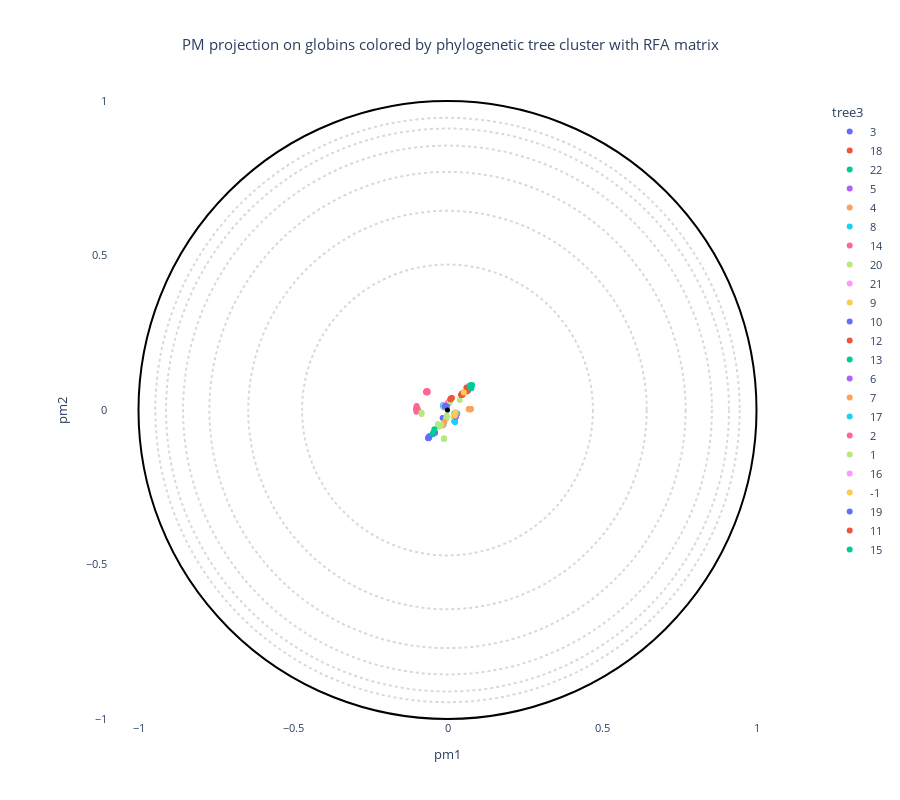

The notebook cell this image was saved under:
### Code cell
# OPTIONS =================================================
#Here you can set different parameters to color & annotate the resulting projection:
if data_type == "plm" :
    title = "PM projection on globins colored by phylogenetic tree cluster with embeddings" 
elif data_type == "plm_aae" :
    title = "PM projection on globins colored by phylogenetic tree cluster with embeddings auto encoder" 
elif data_type == "pssm" :
    title = "PM projection on globins colored by phylogenetic tree cluster without embeddings" 
else :
    title = "PM projection on globins colored by phylogenetic tree cluster with RFA matrix" 

#----------------------------------------------------------
# Select the coloring from annotation .csv file:
labels_name = "tree3"
# Select classes to label among the "labels_name" or "second_labels_name" column (comma separated list):
second_labels_name = ""
labels_text = []
show_text = False
#----------------------------------------------------------
# Use a custom color palette:
color_palette = None #Default: None
use_custom_palette = False
#==========================================================


#Check projection visualization parameters
#Labels name
if labels_name == "":
    labels_name = None
elif labels_name not in annotation_names:
    raise NameError(f"labels_name {labels_name} is not in the availables annotations.\nAvailables annotations: {annotation_names}")
#Second labels name
if second_labels_name == "":
    second_labels_name = None
elif second_labels_name not in annotation_names:
    raise NameError(f'"second_labels_name" {second_labels_name} is not in the availables annotations.\nAvailables annotations: {annotation_names}')

if not use_custom_palette:
    color_palette = None

#Plot graph
fig = plot_embedding_interactive(df_embedding, 
                                 labels_name = labels_name,
                                 second_labels_name = second_labels_name, 
                                 show_text = show_text,
                                 labels_text = labels_text,
                                 color_palette = color_palette, 
                                 title = title, 
                                 fontsize = 11)
fig.show()
